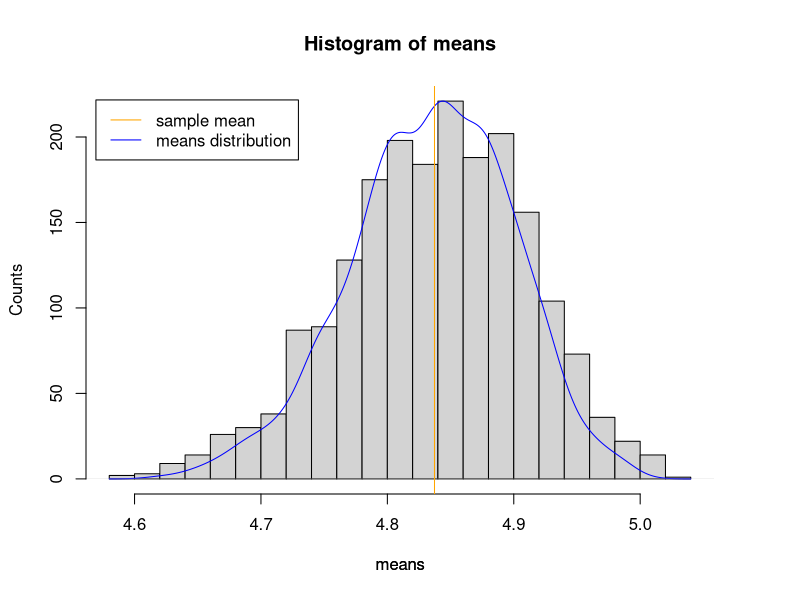
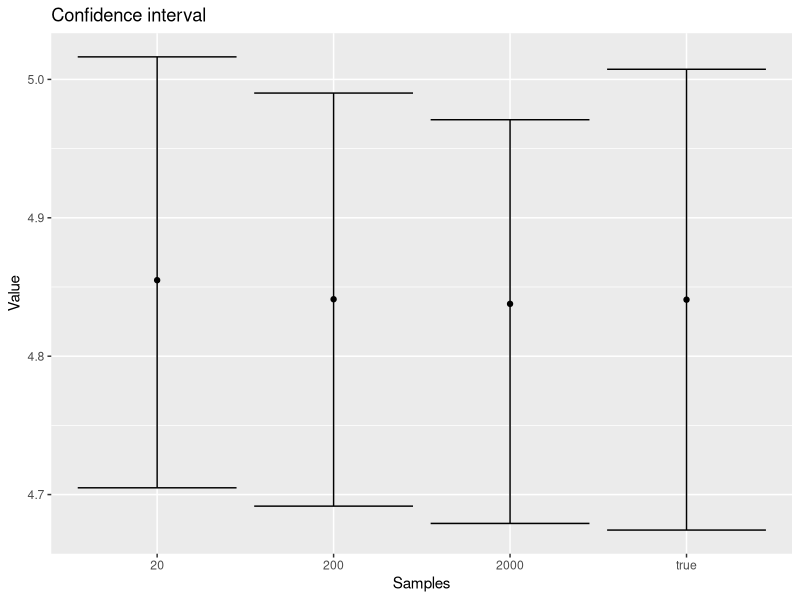
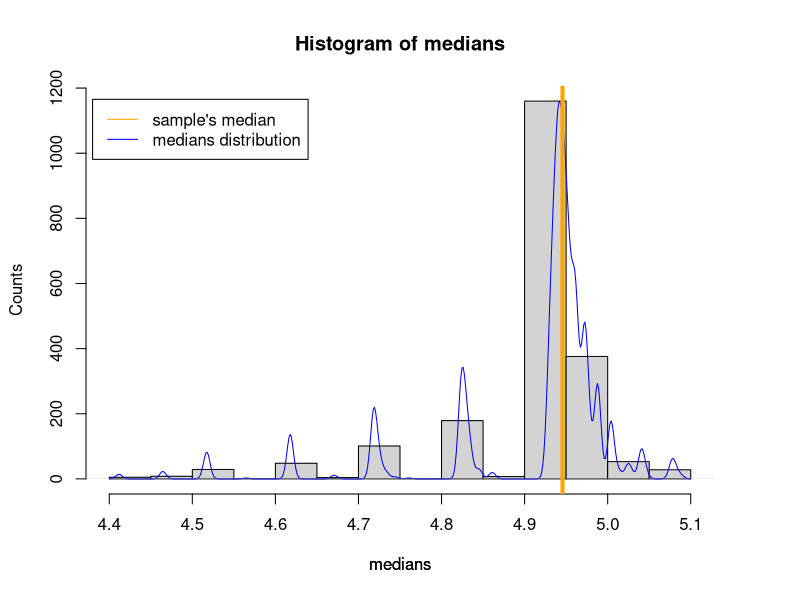
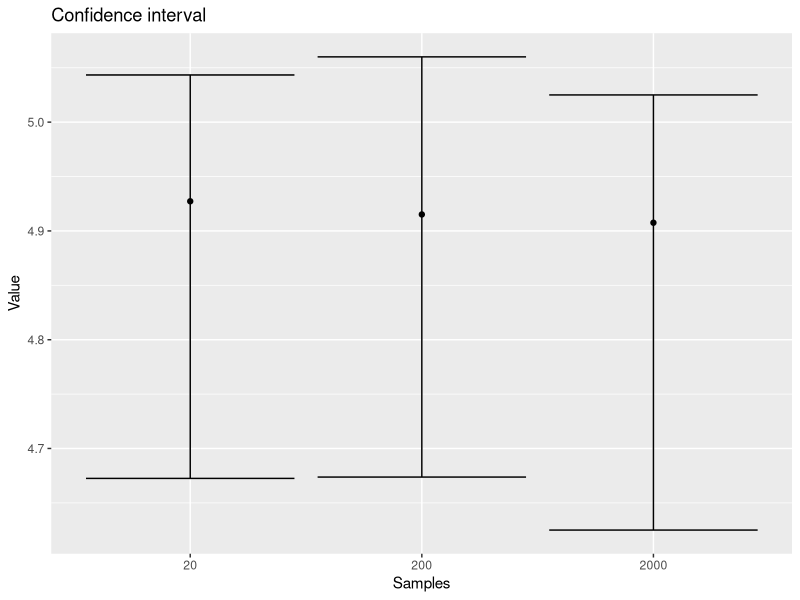

These charts were generated, in order, by the following R code:
## ---- chunk 1
data <- c(4.94, 5.06, 4.53, 5.07, 4.99, 5.16, 4.38, 4.43, 4.93, 4.72, 4.92, 4.96)

original_mean <- mean(data)
original_median <- median(data)
## ---- chunk 2
set.seed(12202211)
m <- 2000
samples <- replicate(m, sample(data, size=12, replace=TRUE))
means <- numeric(m)
for(i in 0:m){
  means[i] <- mean(samples[,i]) 
}
## ---- chunk 3
mean_of_mean <- function(n){
  sum <- 0
  for(i in 1:n){
    sum <- sum + mean(samples[,i])
  }
  return(sum/n)
}
mean_20b <- mean_of_mean(20)
mean_200b <- mean_of_mean(200)
mean_2000b <- mean_of_mean(2000)
means_first_sample <- c(mean_20b, mean_200b, mean_2000b)
## ---- chunk 4
par(mar = c(5, 4, 4, 4) + 0.3)              
hist(means, ylab = "Counts", breaks = 25)         
par(new = TRUE)                         
plot(density(means), axes = FALSE, xlab = "means", ylab = "", col='blue', main="") 
abline(v=original_mean, col='orange')
legend(x=4.53, y=5.2, legend=c("sample mean", "means distribution"),col=c("orange", "blue"), lty=c(1,1))
## ---- chunk 5
library("ggplot2")
a <- .025
b <- 1-a

print(paste('CI. for means (20): [', quantile(means[1:20], a),',', quantile(means[1:20], b),']'))
print(paste('CI. for means (200): [', quantile(means[1:200], a),',', quantile(means[1:200], b),']'))
print(paste('CI. for means (200): [', quantile(means[1:2000], a),',', quantile(means[1:2000], b),']'))
true_confidence_interval <- t.test(data, conf.level = 0.95)$conf.int
print(paste('CI. for \'true\' interval: [',true_confidence_interval[1],',',true_confidence_interval[2],']'))

x = c('20','200','2000','true')
y = c(mean_20b, mean_200b, mean_2000b, original_mean)
lower = c(quantile(means[1:20], a), quantile(means[1:200], a), quantile(means[1:2000], a),true_confidence_interval[1])
upper = c(quantile(means[1:20], b), quantile(means[1:200], b),  quantile(means[1:2000], b),true_confidence_interval[2])
df <- data.frame(x, y, lower, upper)

ggplot(df, aes(df[,1], df[,2])) + 
  geom_point() +
  geom_errorbar(aes(ymin = df[,3], ymax = df[,4]))+
  ggtitle("Confidence interval") +
  xlab("Samples") +
  ylab("Value")
## ---- chunk 6
medians <- numeric(m)
for(i in 0:m){
  medians[i] <- median(samples[,i]) 
}
## ---- chunk 7
mean_of_medians <- function(n){
  sum <- 0
  for(i in 1:n){
    sum <- sum + medians[i]
  }
  return(sum/n)
}
median_20b <- mean_of_medians(20)
median_200b <- mean_of_medians(200)
median_2000b <- mean_of_medians(2000)
means_first_sample <- c(mean_20b, mean_200b, mean_2000b)
## ---- chunk 8
par(mar = c(5, 4, 4, 4) + 0.3)              
hist(medians, ylab = "Counts")         
par(new = TRUE)                         
plot(density(medians), axes = FALSE, xlab = "medians", ylab = "", col='blue', main="") 
abline(v=original_median, col='orange', lwd = 4)
legend(x=4.4, y=22, legend=c("sample's median", "medians distribution"),col=c("orange", "blue"), lty=c(1,1))
## ---- chunk 9
library("ggplot2")
a <- .025
b <- 1-a

print(paste('CI. for median (20): [', quantile(medians[1:20], a),',', quantile(medians[1:20], b),']'))
print(paste('CI. for median (200): [', quantile(medians[1:200], a),',', quantile(medians[1:200], b),']'))
print(paste('CI. for median (200): [', quantile(medians[1:2000], a),',', quantile(medians[1:2000], b),']'))

x = c('20','200','2000')
y = c(median_20b, median_200b, median_2000b)
lower = c(quantile(medians[1:20], a), quantile(medians[1:200], a), quantile(medians[1:2000], a))
upper = c(quantile(medians[1:20], b), quantile(medians[1:200], b),  quantile(medians[1:2000], b))
df <- data.frame(x, y, lower, upper)

ggplot(df, aes(df[,1], df[,2])) + 
  geom_point() +
  geom_errorbar(aes(ymin = df[,3], ymax = df[,4]))+
  ggtitle("Confidence interval") +
  xlab("Samples") +
  ylab("Value")
## ---- chunk 10
set.seed(1234)
x.clean <- rnorm(1960)
x.cont <- runif(40,4,5)
x <- c(x.clean,x.cont) 
set.seed(12202211)
## ---- chunk 11
x_mean <- mean(x)
x_median <- median(x)
x_trimed_mean <- mean(x, trim=0.05)

xclean_mean <- mean(x.clean)
xclean_median <- median(x.clean)
xclean_trimed_mean <- mean(x.clean, trim=0.05)
## ---- chunk 12
m <- 2000
set.seed(12202211)

#Means 
x_smpl <- replicate(m, sample(x, size=2000, replace=TRUE))
x_mean <- numeric(m)
for(i in 1:m){
  x_mean[i] <- mean(x_smpl[,i])
}

x_clean_smpl <- replicate(m, sample(x.clean, size=2000, replace=TRUE))
x_clean_mean <- numeric(m)
for(i in 1:m){
  x_clean_mean[i] <- mean(x_clean_smpl[,i])
}

#Standard error
sex <- sqrt(1 / (m - 1) * sum((x_mean - (mean(x_mean)))^2))
sex_clean <- sqrt(1 / (m - 1) * sum((x_clean_mean - mean(x_clean_mean))^2))

#CI 
a <- 0.05
b <- 1 - a

ci_mean = c(
  quantile(x_mean, a), quantile(x_mean, b),
  quantile(x_clean_mean, a), quantile(x_clean_mean, b)
)

#Medians
medians_x <- numeric(m)
for (i in 1:m) {x_mean[i] <- median(x_smpl[,i])}
medians_x_clean <- numeric(m)
for (i in 1:m) {x_clean_smpl[i] <- median(x_clean_smpl[,i])}

#trimmed mean
trimmean_x <- numeric(m)
for (i in 1:m) {trimmean_x[i] <- mean(x_smpl[,i], trim=0.05)}
trimmean_x_clean <- numeric(m)
for (i in 1:m) {trimmean_x_clean[i] <- mean(x_clean_smpl[,i], trim=0.05)}

#CI 
ci_median = c(
quantile(medians_x, a), quantile(medians_x, b),
quantile(medians_x_clean, a), quantile(medians_x_clean, b))

ci_trimmean = c(
  quantile(trimmean_x, a), quantile(trimmean_x, b),
  quantile(trimmean_x_clean, a), quantile(trimmean_x_clean, b))

df <- data.frame(
    sample=c('X', 'X.clean'),
    StandardError=c(sex, sex_clean),
    CIMeanLeft=c(ci_mean[1], ci_mean[3]),
    CIMeanRight=c(ci_mean[2], ci_mean[4]),
    CIMedianLeft=c(ci_median[1], ci_median[3]),
    CIMedianRight=c(ci_median[2], ci_median[4]),
    CITrimMeanLeft=c(ci_trimmean[1], ci_trimmean[3]),
    CITrimMeanRight=c(ci_trimmean[2], ci_trimmean[4])
)
knitr::kable(df, caption = "Standard error and CI for 3 estimators")

## ---- chunk 13
#Original values  
mean_estimate_x <- mean(x)
mean_estimate_x_clean <- mean(x.clean)
sd_estimate_x <- sd(x)
sd_estimate_x_clean <- sd(x.clean)
trimmean_estimate_x <- mean(x, trim=0.05)
trimmean_estimate_x_clean <- mean(x.clean, trim=0.05)

#Mean and sample creation
samples_x <- replicate(m, rnorm(length(x), mean=mean_estimate_x, sd=sd_estimate_x))
means_x <- numeric(m)
for (i in 1:m) {means_x[i] <- mean(samples_x[,i])}

samples_x_clean <- replicate(m, rnorm(2000, mean=mean_estimate_x_clean, sd=sd_estimate_x_clean))
means_x_clean <- numeric(length(samples_x_clean))
for (i in 1:m) {means_x_clean[i] <- mean(samples_x_clean[,i])}

#Standard error 
standard_error_x <- sqrt(1 / (m - 1) * sum((means_x - mean(means_x))^2))
standard_error_x_clean <- sqrt(1 / (m - 1) * sum((means_x_clean - mean(means_x_clean))^2))

#CI 
a <- 0.05
b <- 1 - a
ci_mean = c(
  quantile(means_x, a), quantile(means_x, b),
  quantile(means_x_clean, a), quantile(means_x_clean, b)
)

medians_x <- numeric(m)
for (i in 1:m) {means_x[i] <- median(samples_x[,i])}
medians_x_clean <- numeric(m)

for (i in 1:m) {means_x_clean[i] <- median(samples_x_clean[,i])}
trimmean_x <- numeric(m)

for (i in 1:m) {trimmean_x[i] <- mean(samples_x[,i], trim=0.05)}
trimmean_x_clean <- numeric(m)

for (i in 1:m) {trimmean_x_clean[i] <- mean(samples_x_clean[,i], trim=0.05)}
ci_median = c(
  quantile(medians_x, a), quantile(medians_x, b),
  quantile(medians_x_clean, a), quantile(medians_x_clean, b))

ci_trimmean = c(
  quantile(trimmean_x, a), quantile(trimmean_x, b),
  quantile(trimmean_x_clean, a), quantile(trimmean_x_clean, b))

bias_mean_x <- mean(means_x) - mean_estimate_x
bias_trim_mean_x <- mean(trimmean_x) - trimmean_estimate_x
bias_mean_x_clean <- mean(means_x_clean) - mean_estimate_x_clean
bias_trim_mean_x_clean <- mean(trimmean_x_clean) - trimmean_estimate_x_clean
## ---- chunk 14

table <- data.frame(
  sample=c('X', 'X.clean'),
  Bias_Mean=c(bias_mean_x, bias_mean_x_clean),
  Bias_TrimMean=c(bias_trim_mean_x, bias_trim_mean_x_clean),
  StandardError=c(standard_error_x, standard_error_x_clean)
)
knitr::kable(table, caption = "Standard Error and Bias for the estimates")
## ---- chunk 15
table_2 <- data.frame(
  sample=c('X', 'X.clean'),
  CIMeanLeft=c(ci_mean[1], ci_mean[3]),
  CIMeanRight=c(ci_mean[2], ci_mean[4]),
  CIMedianLeft=c(ci_median[1], ci_median[3]),
  CIMedianRight=c(ci_median[2], ci_median[4]),
  CITrimMeanLeft=c(ci_trimmean[1], ci_trimmean[3]),
  CITrimMeanRight=c(ci_trimmean[2], ci_trimmean[4])
)
knitr::kable(table_2, caption = "CI for the estimates")
## ---- chunk 16
table <- data.frame(
  sample=c('X', 'X.clean'),
  MeanEstimator=c(mean_estimate_x, mean_estimate_x_clean),
  TrimMeanEstimator=c(trimmean_estimate_x, trimmean_estimate_x_clean),
  bias_corrected_mean=c(mean_estimate_x - bias_mean_x, mean_estimate_x_clean - bias_mean_x_clean),
  bias_corrected_trimmean=c(trimmean_estimate_x - bias_trim_mean_x, trimmean_estimate_x_clean - bias_trim_mean_x_clean)
)
names(table) <- c(
  'Sample', 'Mean', 'Trimmed Mean', 'Unbiased Mean', 'Unbiased Trimmed Mean'
)
knitr::kable(table, caption = "Estimators and Bias Corrected Estimators")

